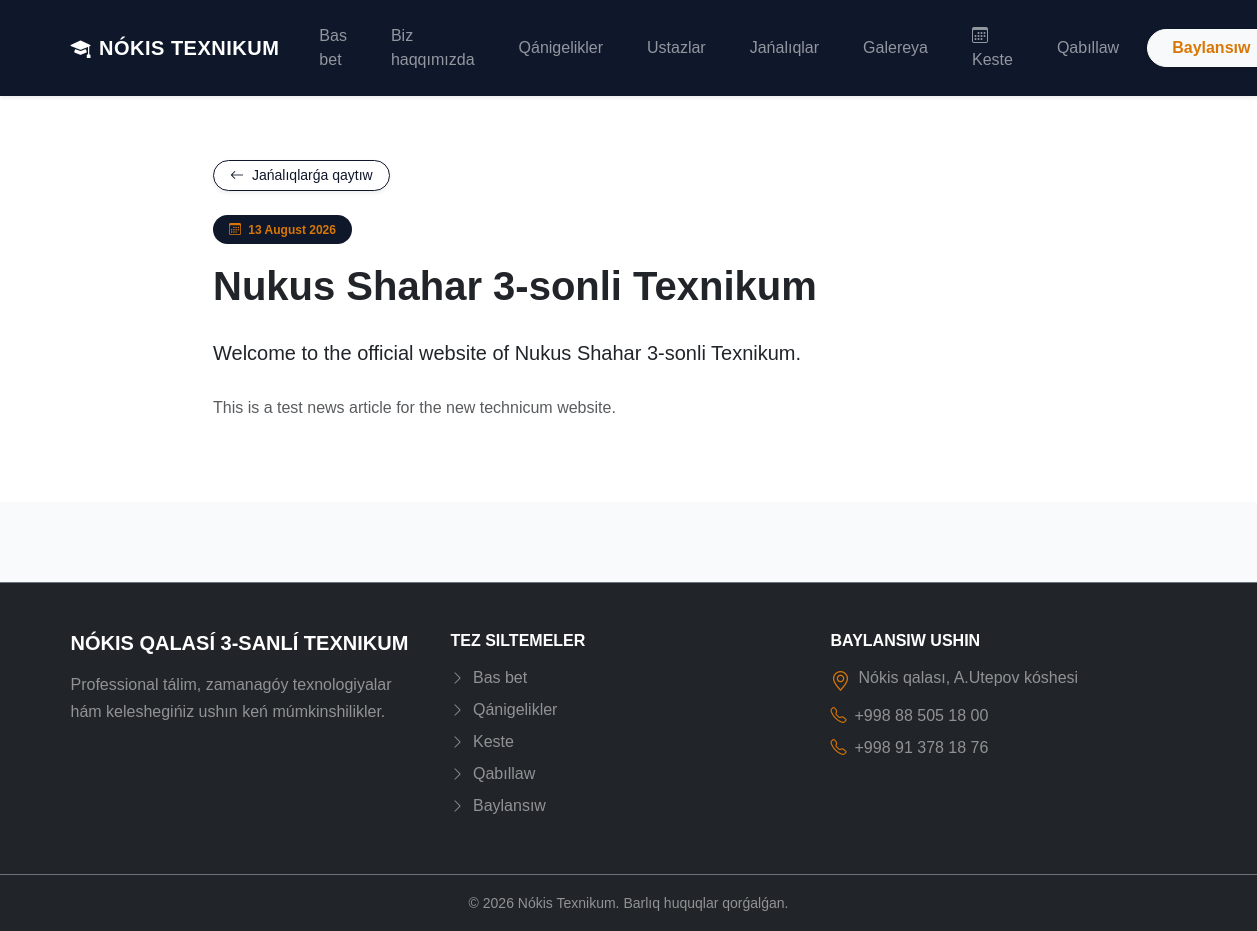
The page /news/1/ on the database its author committed.
### news/models.py (models this page shows, shortened)
class News(models.Model):
    title = models.CharField(max_length=255)
    short_description = models.TextField(
        blank=True
    )
    content = models.TextField()
    image = models.ImageField(
        upload_to="news/",
        blank=True,
        null=True
    )
    published_at = models.DateTimeField(
        auto_now_add=True
    )
    is_published = models.BooleanField(
        default=True
    )
    class Meta:
        ordering = ["-published_at"]
        verbose_name = "News"
        verbose_name_plural = "News"

### news/views.py (the view)
def news_detail(request, pk):
    news_item = get_object_or_404(
        News,
        pk=pk,
        is_published=True
    )
    return render(
        request,
        "news/detail.html",
        {
            "news_item": news_item
        }
    )

### news/templates/news/detail.html (shortened to what this page needs)
{% extends "base.html" %}
{% block content %}
<section class="py-5 bg-white">
    <div class="container py-3">
        <div class="row justify-content-center mb-4">
            <div class="col-lg-9">
                <a
                    href="{% url 'news_list' %}"
                    class="btn btn-outline-primary btn-sm rounded-pill px-3 shadow-sm d-inline-flex align-items-center gap-2"
                >
                    <i class="bi bi-arrow-left"></i>
                    <span>Jańalıqlarǵa qaytıw</span>
                </a>
            </div>
        </div>
        <article>
            <div class="row justify-content-center">
                <div class="col-lg-9">
                    <div class="d-flex align-items-center gap-2 mb-3">
                        <span class="badge bg-primary bg-opacity-10 text-primary px-3 py-2 rounded-pill fw-semibold">
                            <i class="bi bi-calendar3 me-1"></i>
                            {{ news_item.published_at|date:"d F Y" }}
                        </span>
                    </div>
                    <h1 class="fw-bold display-6 text-dark mb-4" style="line-height: 1.3;">
                        {{ news_item.title }}
                    </h1>
                    {% if news_item.short_description %}
                    <p class="lead text-dark fw-medium mb-4" style="line-height: 1.7;">
                        {{ news_item.short_description }}
                    </p>
                    {% endif %}
                    <div class="news-content text-muted fs-6" style="line-height: 1.8;">
                        {{ news_item.content|linebreaks }}
                    </div>
                </div>
            </div>
        </article>
    </div>
</section>
{% endblock %}

### static/css/style.css (style rules this page uses)
body { font-family: Arial, sans-serif; background-color: #f8fafc; overflow-x: hidden; color: #334155; }
.bg-primary { background-color: #0f172a !important; }
.text-primary { color: #d97706 !important; }
.btn-outline-primary { color: #0f172a !important; border-color: #0f172a !important; }
.news-content { font-size: 1.05rem; line-height: 1.8; }

### rows shown on the page
News: published_at "13 August 2026", title "Nukus Shahar 3-sonli Texnikum", short_description "Welcome to the official website of Nukus Shahar 3-sonli Texnikum.", content "This is a test news article for the new technicum website."
